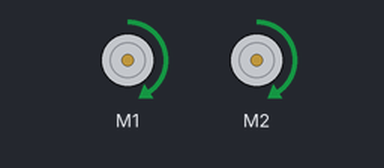
Simulated run of this program. Board: Raspberry Pi (BCM pin numbers). Parts: 2 × DC motor (green arrow = forward, orange = backward, longer = faster). Motors are numbered in the order the program creates them (left before right in a Robot). At 10.0 s the program stops and its outputs stay as they are.

Above: at 0.1 s.
At 5.1 s:
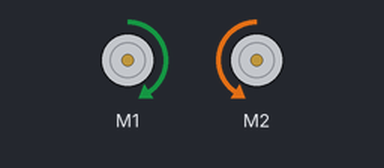
At 10.1 s:
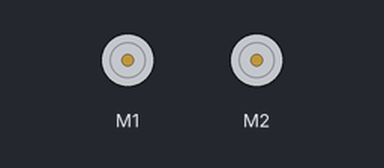
Timing chart, 0 to 11.5 s (numbered marks = the images above):
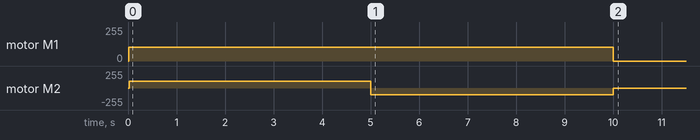

Measured:
- by itself, motor M1: stopped → forward 102/255 at 0.02 s, → stopped 10.0 s later
- by itself, motor M2: stopped → forward 102/255 at 0.02 s, → backward 102/255 5.0 s later, → stopped 5.0 s later

The program:

T6.6.test_robot.py
```python
from gpiozero import Robot  # importamos todos los módulos necesarios
from time import sleep
robby = Robot(left=(7,8), right=(9,10))  # definimos las conexiones del robot
robby.forward(0.4) # nos movemos hacia adelante con 40% de velocidad
sleep(5)         # esperamos 5 segundos
robby.right(0.4) # nos giramos a la derecha con 40% de velocidad
sleep(5)         # esperamos 5 segundos
robby.stop() # paramos
```
